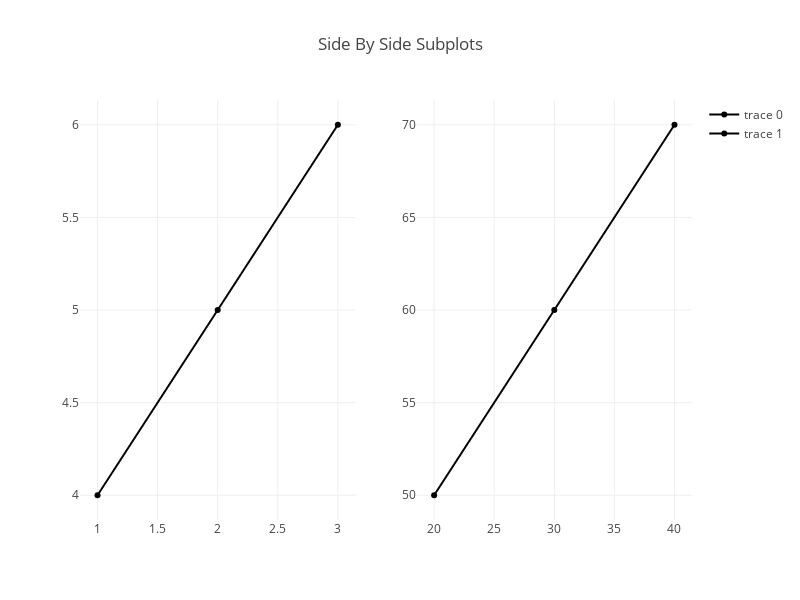

The cell this chart's notebook holds for it:
### Code cell
from plotly.subplots import make_subplots
import plotly.graph_objects as go

fig = make_subplots(rows=1, cols=2)

fig.add_trace(
    go.Scatter(x=[1, 2, 3], y=[4, 5, 6]),
    row=1, col=1
)

fig.add_trace(
    go.Scatter(x=[20, 30, 40], y=[50, 60, 70]),
    row=1, col=2
)

fig.update_layout(height=600, width=800, title_text="Side By Side Subplots")

### Figure 1 — Plotly figure (JSON) as saved in the notebook; plotly's stock layout.template omitted (floating-point values rounded to 4 significant figures)
{"data": [{"type": "scatter", "x": [1, 2, 3], "xaxis": "x", "y": [4, 5, 6], "yaxis": "y"}, {"type": "scatter", "x": [20, 30, 40], "xaxis": "x2", "y": [50, 60, 70], "yaxis": "y2"}], "layout": {"height": 600, "title": {"text": "Side By Side Subplots"}, "width": 800, "xaxis": {"anchor": "y", "domain": [0, 0.45]}, "xaxis2": {"anchor": "y2", "domain": [0.55, 1]}, "yaxis": {"anchor": "x", "domain": [0, 1]}, "yaxis2": {"anchor": "x2", "domain": [0, 1]}}}
